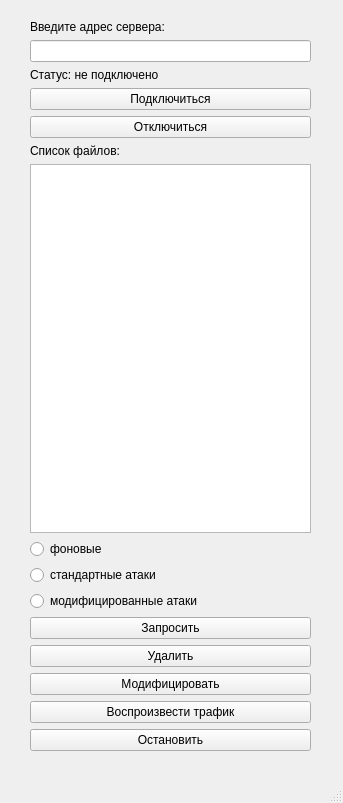
<?xml version="1.0" encoding="UTF-8"?>
<ui version="4.0">
 <class>MainWindow</class>
 <widget class="QMainWindow" name="MainWindow">
  <property name="geometry">
   <rect>
    <x>0</x>
    <y>0</y>
    <width>343</width>
    <height>803</height>
   </rect>
  </property>
  <property name="windowTitle">
   <string>Client</string>
  </property>
  <widget class="QWidget" name="centralwidget">
   <widget class="QWidget" name="layoutWidget">
    <property name="geometry">
     <rect>
      <x>30</x>
      <y>20</y>
      <width>281</width>
      <height>731</height>
     </rect>
    </property>
    <layout class="QVBoxLayout" name="verticalLayout_2">
     <item>
      <widget class="QLabel" name="label">
       <property name="text">
        <string>Введите адрес сервера:</string>
       </property>
      </widget>
     </item>
     <item>
      <widget class="QLineEdit" name="lineEdit"/>
     </item>
     <item>
      <widget class="QLabel" name="label_3">
       <property name="text">
        <string>Статус: не подключено</string>
       </property>
      </widget>
     </item>
     <item>
      <widget class="QPushButton" name="pushButton">
       <property name="text">
        <string>Подключиться</string>
       </property>
      </widget>
     </item>
     <item>
      <widget class="QPushButton" name="pushButton_7">
       <property name="text">
        <string>Отключиться</string>
       </property>
      </widget>
     </item>
     <item>
      <widget class="QLabel" name="label_2">
       <property name="text">
        <string>Список файлов:</string>
       </property>
      </widget>
     </item>
     <item>
      <widget class="QListWidget" name="listWidget"/>
     </item>
     <item>
      <layout class="QVBoxLayout" name="verticalLayout">
       <item>
        <widget class="QRadioButton" name="radioButton">
         <property name="text">
          <string>фоновые</string>
         </property>
        </widget>
       </item>
       <item>
        <widget class="QRadioButton" name="radioButton_2">
         <property name="text">
          <string>стандартные атаки</string>
         </property>
        </widget>
       </item>
       <item>
        <widget class="QRadioButton" name="radioButton_3">
         <property name="text">
          <string>модифицированные атаки</string>
         </property>
        </widget>
       </item>
      </layout>
     </item>
     <item>
      <widget class="QPushButton" name="pushButton_2">
       <property name="text">
        <string>Запросить</string>
       </property>
      </widget>
     </item>
     <item>
      <widget class="QPushButton" name="pushButton_3">
       <property name="text">
        <string>Удалить</string>
       </property>
      </widget>
     </item>
     <item>
      <widget class="QPushButton" name="pushButton_4">
       <property name="text">
        <string>Модифицировать</string>
       </property>
      </widget>
     </item>
     <item>
      <widget class="QPushButton" name="pushButton_5">
       <property name="text">
        <string>Воспроизвести трафик</string>
       </property>
      </widget>
     </item>
     <item>
      <widget class="QPushButton" name="pushButton_6">
       <property name="text">
        <string>Остановить</string>
       </property>
      </widget>
     </item>
    </layout>
   </widget>
  </widget>
  <widget class="QMenuBar" name="menubar">
   <property name="geometry">
    <rect>
     <x>0</x>
     <y>0</y>
     <width>343</width>
     <height>26</height>
    </rect>
   </property>
  </widget>
  <widget class="QStatusBar" name="statusbar"/>
 </widget>
 <resources/>
 <connections/>
</ui>
